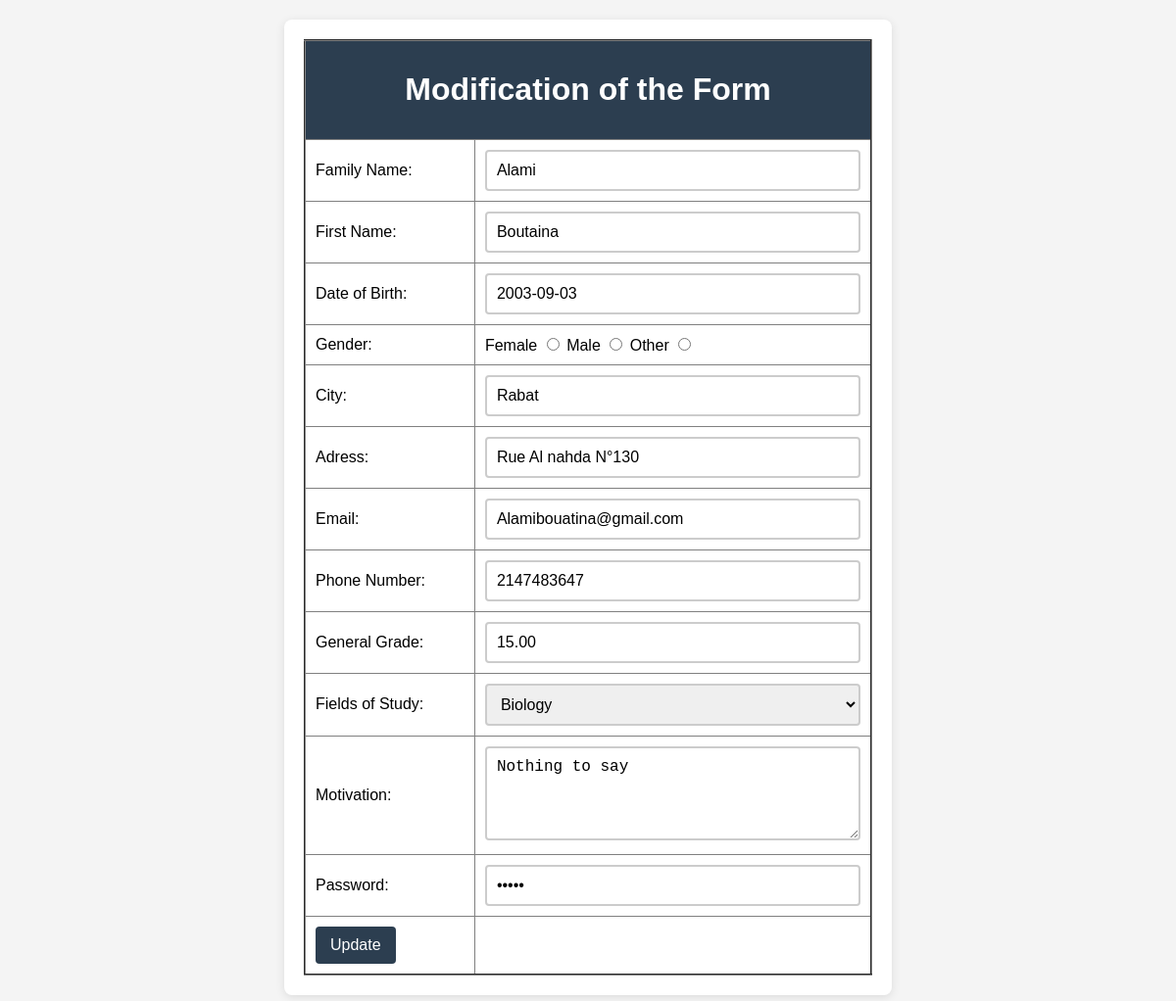
Page /modification.php?id=9 on the committed database.
### tables this page shows
CREATE TABLE `etudiant` (
  `id_etud` int(11) NOT NULL,
  `nom` varchar(50) NOT NULL,
  `prenom` varchar(50) NOT NULL,
  `date_de_naissance` date NOT NULL,
  `sexe` enum('Female','Male','Other') NOT NULL,
  `ville` varchar(50) NOT NULL,
  `adresse` varchar(255) NOT NULL,
  `email` varchar(255) NOT NULL,
  `tele` int(11) NOT NULL,
  `note_generale` decimal(5,2) NOT NULL,
  `branches` varchar(50) NOT NULL,
  `votre_motivation` text NOT NULL,
  `mot_de_passe` varchar(255) NOT NULL
);

### modification.php (the view, shortened to what this page needs)
<?php
  include("login.php");
  $id = $_GET['id'];
  $res = mysqli_query($conn, "SELECT * FROM etudiant WHERE id_etud='$id'");
  $tab = mysqli_fetch_assoc($res);
?>
<!DOCTYPE html>
<html lang="en">
<head>
    <link rel="stylesheet" href="modificationstyle.css">
  </head>
  <body>
  	<form action="modifierscript.php" method="post">
  	<table border="2" width="50%">
  	<tr>
      <th colspan="2">
        <center>
  	   <h1> Modification of the Form </h1>
        </center>
      </th>
    </tr>
    <tr>
      <td width="30%">Family Name:</td>
      <td width="70%"><input type="text" name="nom" value="<?php echo $tab['nom'];?>"></td>
    </tr>
    <tr>
  	  <td width="30%">First Name:</td>
  	  <td width="70%"><input type="text"name="prenom" value="<?php echo $tab['prenom'];?>"></td>
    </tr>
    <tr>
	  <td width="30%">Date of Birth:</td>
      <td width="70%"><input type="text" name="date_de_naissance" value="<?php echo $tab['date_de_naissance'];?>"/></td>
    </tr>
    <tr>
      <td><label>Gender:</label></td>
      <td>
        Female <input type="radio" name="sexe" value="Female">
        Male   <input type="radio" name="sexe" value="Male">
        Other  <input type="radio" name="sexe" value="Other">
      </td>
    </tr>
    <tr>
        <td><label> City: </label></td>
        <td><input type="text" name="ville" size="20" value="<?php echo $tab['ville'];?>"  /></td>
    </tr>
    <tr>
        <td><label> Adress: </label></td>
        <td><input type="text" name="adresse" size="20" value="<?php echo $tab['adresse'];?>" /></td>
    </tr>
    <tr>
        <td><label> Email: </label></td>
        <td><input type="text" name="email" size="20" value="<?php echo $tab['email'];?>"  /></td>
    </tr>
    <tr>
        <td><label> Phone Number: </label></td>
        <td><input type="text" name="tele" size="20" value="<?php echo $tab['tele'];?>"  /></td>
    </tr>
    <tr>
        <td><label> General Grade: </label></td>
        <td><input type="text" name="note_generale" size="20" value="<?php echo $tab['note_generale'];?>"  /></td>
    </tr>
    <tr>
    <td>
      <label> Fields of Study: </label>
    </td>
    <td>
      <select name="branches">
        <option selected="selected"><?php echo $tab['branches'];?></option>
      </select>
    </td>
  </tr>
    <tr>
      <td>
        <label> Motivation: </label>
      </td>
      <td>
        <textarea name="votre_motivation" rows="4" cols="20"><?php echo $tab['votre_motivation'];?></textarea>
      </td>
    </tr>
    <tr>
      <td><label> Password: </label></td>
      <td><input type="password" name="mot_de_passe" value="<?php echo $tab['mot_de_passe'];?>"></td>
    </tr>
    <tr>
      <td><input type="submit" value="Update"></td>
    </tr>
</table>
</form>
</body>
</html>

### modificationstyle.css (style rules this page uses)
body { font-family: Arial, sans-serif; background-color: #f4f4f4; margin: 0; padding: 20px; }
form { width: 50%; margin: 0 auto; background-color: white; padding: 20px; border-radius: 8px; box-shadow: 0 2px 10px rgba(0, 0, 0, 0.1); }
table { width: 100%; border-collapse: collapse; }
th, td { padding: 10px; text-align: left; }
th { background-color: #2c3e50; color: white; }
input[type="text"], input[type="password"], select { width: 100%; padding: 10px; border: 2px solid #ccc; border-radius: 4px; box-sizing: border-box; font-size: 16px; }
textarea { width: 100%; padding: 10px; border: 2px solid #ccc; border-radius: 4px; resize: vertical; box-sizing: border-box; min-height: 80px; font-size: 16px; }
input[type="submit"] { background-color: #2c3e50; color: white; padding: 10px 15px; border: none; border-radius: 4px; cursor: pointer; font-size: 16px; }

### rows in the picture
etudiant: nom "Alami", prenom "Boutaina", date_de_naissance "2003-09-03", ville "Rabat", adresse "Rue Al nahda N°130", email "Alamibouatina@gmail.com", tele "2147483647", note_generale "15.00", branches "Biology", votre_motivation "Nothing to say"
